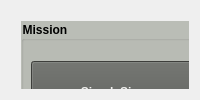
          <widget class="QWidget" name="tab_status">
           <attribute name="title">
            <string>基本</string>
           </attribute>
           <layout class="QVBoxLayout" name="verticalLayout_13">
            <item>
             <widget class="QWidget" name="widget" native="true">
              <property name="styleSheet">
               <string notr="true"/>
              </property>
              <widget class="QGroupBox" name="groupBox_4">
               <property name="geometry">
                <rect>
                 <x>10</x>
                 <y>10</y>
                 <width>181</width>
                 <height>761</height>
                </rect>
               </property>
               <property name="font">
                <font>
                 <weight>75</weight>
                 <bold>true</bold>
                </font>
               </property>
               <property name="styleSheet">
                <string notr="true">background-color: rgb(186, 189, 182);


</string>
               </property>
               <property name="title">
                <string>Mission</string>
               </property>
               <widget class="QPushButton" name="button_simplesim">
                <property name="geometry">
                 <rect>
                  <x>10</x>
                  <y>40</y>
                  <width>161</width>
                  <height>61</height>
                 </rect>
                </property>
                <property name="font">
                 <font>
                  <weight>75</weight>
                  <bold>true</bold>
                 </font>
                </property>
                <property name="contextMenuPolicy">
                 <enum>Qt::NoContextMenu</enum>
                </property>
                <property name="styleSheet">
                 <string notr="true">background-color: rgb(85, 87, 83);
color: rgb(238, 238, 236);</string>
                </property>
                <property name="text">
                 <string>SimpleSim</string>
                </property>
               </widget>
               <widget class="QPushButton" name="button_gazebo">
                <property name="geometry">
                 <rect>
                  <x>10</x>
                  <y>110</y>
                  <width>161</width>
                  <height>61</height>
                 </rect>
                </property>
                <property name="font">
                 <font>
                  <weight>75</weight>
                  <bold>true</bold>
                 </font>
                </property>
                <property name="styleSheet">
                 <string notr="true">background-color: rgb(85, 87, 83);
color: rgb(238, 238, 236);</string>
                </property>
                <property name="text">
                 <string>Gazebo</string>
                </property>
               </widget>
               <widget class="QPushButton" name="button_simulation">
                <property name="geometry">
                 <rect>
                  <x>10</x>
                  <y>180</y>
                  <width>161</width>
                  <height>61</height>
                 </rect>
                </property>
                <property name="font">
                 <font>
                  <weight>75</weight>
                  <bold>true</bold>
                 </font>
                </property>
                <property name="styleSheet">
                 <string notr="true">background-color: rgb(85, 87, 83);
color: rgb(238, 238, 236);</string>
                </property>
                <property name="text">
                 <string>Simulation</string>
                </property>
               </widget>
               <widget class="QPushButton" name="button_teleop">
                <property name="geometry">
                 <rect>
                  <x>10</x>
                  <y>250</y>
                  <width>161</width>
                  <height>61</height>
                 </rect>
                </property>
                <property name="font">
                 <font>
                  <weight>75</weight>
                  <bold>true</bold>
                 </font>
                </property>
                <property name="styleSheet">
                 <string notr="true">background-color: rgb(85, 87, 83);
color: rgb(238, 238, 236);</string>
                </property>
                <property name="text">
                 <string>Teleop</string>
                </property>
               </widget>
               <widget class="QPushButton" name="button_rviz">
                <property name="geometry">
                 <rect>
                  <x>10</x>
                  <y>320</y>
                  <width>161</width>
                  <height>61</height>
                 </rect>
                </property>
                <property name="font">
                 <font>
                  <weight>75</weight>
                  <bold>true</bold>
                 </font>
                </property>
                <property name="styleSheet">
                 <string notr="true">background-color: rgb(85, 87, 83);
color: rgb(238, 238, 236);</string>
                </property>
                <property name="text">
                 <string>RVIZ</string>
                </property>
               </widget>
               <widget class="QGroupBox" name="groupBox_6">
                <property name="geometry">
                 <rect>
                  <x>10</x>
                  <y>390</y>
                  <width>161</width>
                  <height>201</height>
                 </rect>
                </property>
                <property name="font">
                 <font>
                  <weight>75</weight>
                  <bold>true</bold>
                 </font>
                </property>
                <property name="title">
                 <string>SLAM</string>
                </property>
                <widget class="QPushButton" name="button_gmap">
                 <property name="geometry">
                  <rect>
                   <x>0</x>
                   <y>20</y>
                   <width>81</width>
                   <height>61</height>
                  </rect>
                 </property>
                 <property name="font">
                  <font>
                   <pointsize>10</pointsize>
                   <weight>75</weight>
                   <bold>true</bold>
                  </font>
                 </property>
                 <property name="styleSheet">
                  <string notr="true">background-color: rgb(85, 87, 83);
color: rgb(238, 238, 236);</string>
                 </property>
                 <property name="text">
                  <string>GMapping</string>
                 </property>
                </widget>
                <widget class="QPushButton" name="button_cartographer">
                 <property name="geometry">
                  <rect>
                   <x>80</x>
                   <y>20</y>
                   <width>81</width>
                   <height>61</height>
                  </rect>
                 </property>
                 <property name="font">
                  <font>
                   <pointsize>10</pointsize>
                   <weight>75</weight>
                   <bold>true</bold>
                  </font>
                 </property>
                 <property name="styleSheet">
                  <string notr="true">background-color: rgb(85, 87, 83);
color: rgb(238, 238, 236);</string>
                 </property>
                 <property name="text">
                  <string>Catographer</string>
                 </property>
                </widget>
                <widget class="QPushButton" name="button_hector">
                 <property name="geometry">
                  <rect>
                   <x>0</x>
                   <y>80</y>
                   <width>81</width>
                   <height>61</height>
                  </rect>
                 </property>
                 <property name="font">
                  <font>
                   <weight>75</weight>
                   <bold>true</bold>
                  </font>
                 </property>
                 <property name="styleSheet">
                  <string notr="true">background-color: rgb(85, 87, 83);
color: rgb(238, 238, 236);</string>
                 </property>
                 <property name="text">
                  <string>Hector</string>
                 </property>
                </widget>
                <widget class="QPushButton" name="button_karto">
                 <property name="geometry">
                  <rect>
                   <x>80</x>
                   <y>80</y>
                   <width>81</width>
                   <height>61</height>
                  </rect>
                 </property>
                 <property name="font">
                  <font>
                   <weight>75</weight>
                   <bold>true</bold>
                  </font>
                 </property>
                 <property name="styleSheet">
                  <string notr="true">background-color: rgb(85, 87, 83);
color: rgb(238, 238, 236);</string>
                 </property>
                 <property name="text">
                  <string>Karto</string>
                 </property>
                </widget>
                <widget class="QPushButton" name="button_savemap">
                 <property name="geometry">
                  <rect>
                   <x>80</x>
                   <y>140</y>
                   <width>81</width>
                   <height>61</height>
                  </rect>
                 </property>
                 <property name="font">
                  <font>
                   <pointsize>10</pointsize>
                   <weight>75</weight>
                   <bold>true</bold>
                  </font>
                 </property>
                 <property name="styleSheet">
                  <string notr="true">background-color: rgb(85, 87, 83);
color: rgb(238, 238, 236);</string>
                 </property>
                 <property name="text">
                  <string>SAVE_MAP</string>
                 </property>
                </widget>
                <widget class="QPushButton" name="button_frontier">
                 <property name="geometry">
                  <rect>
                   <x>0</x>
                   <y>140</y>
                   <width>81</width>
                   <height>61</height>
                  </rect>
                 </property>
                 <property name="font">
                  <font>
                   <pointsize>11</pointsize>
                   <weight>75</weight>
                   <bold>true</bold>
                  </font>
                 </property>
                 <property name="styleSheet">
                  <string notr="true">background-color: rgb(85, 87, 83);
color: rgb(238, 238, 236);</string>
                 </property>
                 <property name="text">
                  <string>Frontier</string>
                 </property>
                </widget>
               </widget>
              </widget>
              <widget class="QGroupBox" name="groupBox_2">
               <property name="geometry">
                <rect>
                 <x>230</x>
                 <y>10</y>
                 <width>181</width>
                 <height>261</height>
                </rect>
               </property>
               <property name="font">
                <font>
                 <weight>75</weight>
                 <bold>true</bold>
                </font>
               </property>
               <property name="styleSheet">
                <string notr="true">background-color: rgb(186, 189, 182);</string>
               </property>
               <property name="title">
                <string>Pose</string>
               </property>
               <widget class="QLCDNumber" name="lcdNumber_pose_x">
                <property name="geometry">
                 <rect>
                  <x>80</x>
                  <y>40</y>
                  <width>81</width>
                  <height>41</height>
                 </rect>
                </property>
                <property name="styleSheet">
                 <string notr="true">border:1px solid rgb(0, 0, 0);
color: rgb(238, 238, 236);
background-color: rgb(85, 87, 83);</string>
                </property>
               </widget>
               <widget class="QLCDNumber" name="lcdNumber_pose_y">
                <property name="geometry">
                 <rect>
                  <x>80</x>
                  <y>120</y>
                  <width>81</width>
                  <height>41</height>
                 </rect>
                </property>
                <property name="styleSheet">
                 <string notr="true">border:1px solid rgb(0, 0, 0);
color: rgb(238, 238, 236);
background-color: rgb(85, 87, 83);</string>
                </property>
               </widget>
               <widget class="QLCDNumber" name="lcdNumber_pose_z">
                <property name="geometry">
                 <rect>
                  <x>80</x>
                  <y>200</y>
                  <width>81</width>
                  <height>41</height>
                 </rect>
                </property>
                <property name="styleSheet">
                 <string notr="true">border:1px solid rgb(0, 0, 0);
color: rgb(238, 238, 236);
background-color: rgb(85, 87, 83);</string>
                </property>
               </widget>
               <widget class="QLabel" name="pose_x">
                <property name="geometry">
                 <rect>
                  <x>10</x>
                  <y>40</y>
                  <width>67</width>
                  <height>41</height>
                 </rect>
                </property>
                <property name="font">
                 <font>
                  <pointsize>17</pointsize>
                  <weight>75</weight>
                  <bold>true</bold>
                 </font>
                </property>
                <property name="styleSheet">
                 <string notr="true">background-color: rgb(85, 87, 83);
color: rgb(238, 238, 236);</string>
                </property>
                <property name="text">
                 <string>     X</string>
                </property>
               </widget>
               <widget class="QLabel" name="pose_y">
                <property name="geometry">
                 <rect>
                  <x>10</x>
                  <y>120</y>
                  <width>67</width>
                  <height>41</height>
                 </rect>
                </property>
                <property name="font">
                 <font>
                  <pointsize>17</pointsize>
                  <weight>75</weight>
                  <bold>true</bold>
                 </font>
                </property>
                <property name="styleSheet">
                 <string notr="true">background-color: rgb(85, 87, 83);
color: rgb(238, 238, 236);</string>
                </property>
                <property name="text">
                 <string>     Y</string>
                </property>
               </widget>
               <widget class="QLabel" name="pose_z">
                <property name="geometry">
                 <rect>
                  <x>10</x>
                  <y>200</y>
                  <width>67</width>
                  <height>41</height>
                 </rect>
                </property>
                <property name="font">
                 <font>
                  <pointsize>17</pointsize>
                  <weight>75</weight>
                  <bold>true</bold>
                 </font>
                </property>
                <property name="styleSheet">
                 <string notr="true">background-color: rgb(85, 87, 83);
color: rgb(238, 238, 236);</string>
                </property>
                <property name="text">
                 <string>     Z</string>
                </property>
               </widget>
              </widget>
              <widget class="QGroupBox" name="groupBox_5">
               <property name="geometry">
                <rect>
                 <x>450</x>
                 <y>10</y>
                 <width>181</width>
                 <height>261</height>
                </rect>
               </property>
               <property name="font">
                <font>
                 <weight>75</weight>
                 <bold>true</bold>
                </font>
               </property>
               <property name="styleSheet">
                <string notr="true">background-color: rgb(186, 189, 182);</string>
               </property>
               <property name="title">
                <string>Twist</string>
               </property>
               <widget class="QLCDNumber" name="lcdNumber_twist_x">
                <property name="geometry">
                 <rect>
                  <x>80</x>
                  <y>40</y>
                  <width>81</width>
                  <height>41</height>
                 </rect>
                </property>
                <property name="styleSheet">
                 <string notr="true">border:1px solid rgb(0, 0, 0);
color: rgb(238, 238, 236);
background-color: rgb(85, 87, 83);</string>
                </property>
               </widget>
               <widget class="QLCDNumber" name="lcdNumber_twist_y">
                <property name="geometry">
                 <rect>
                  <x>80</x>
                  <y>120</y>
                  <width>81</width>
                  <height>41</height>
                 </rect>
                </property>
                <property name="styleSheet">
                 <string notr="true">border:1px solid rgb(0, 0, 0);
color: rgb(238, 238, 236);
background-color: rgb(85, 87, 83);</string>
                </property>
               </widget>
               <widget class="QLCDNumber" name="lcdNumber_twist_z">
                <property name="geometry">
                 <rect>
                  <x>80</x>
                  <y>200</y>
                  <width>81</width>
                  <height>41</height>
                 </rect>
                </property>
                <property name="styleSheet">
                 <string notr="true">border:1px solid rgb(0, 0, 0);
color: rgb(238, 238, 236);
background-color: rgb(85, 87, 83);</string>
                </property>
               </widget>
               <widget class="QLabel" name="twist_x">
                <property name="geometry">
                 <rect>
                  <x>10</x>
                  <y>40</y>
                  <width>67</width>
                  <height>41</height>
                 </rect>
                </property>
                <property name="font">
                 <font>
                  <pointsize>17</pointsize>
                  <weight>75</weight>
                  <bold>true</bold>
                 </font>
                </property>
                <property name="styleSheet">
                 <string notr="true">background-color: rgb(85, 87, 83);
color: rgb(238, 238, 236);</string>
                </property>
                <property name="text">
                 <string>     X</string>
                </property>
               </widget>
               <widget class="QLabel" name="twist_y">
                <property name="geometry">
                 <rect>
                  <x>10</x>
                  <y>120</y>
                  <width>67</width>
                  <height>41</height>
                 </rect>
                </property>
                <property name="font">
                 <font>
                  <pointsize>17</pointsize>
                  <weight>75</weight>
                  <bold>true</bold>
                 </font>
                </property>
                <property name="styleSheet">
                 <string notr="true">background-color: rgb(85, 87, 83);
color: rgb(238, 238, 236);</string>
                </property>
                <property name="text">
                 <string>     Y</string>
                </property>
               </widget>
               <widget class="QLabel" name="twist_z">
                <property name="geometry">
                 <rect>
                  <x>10</x>
                  <y>200</y>
                  <width>67</width>
                  <height>41</height>
                 </rect>
                </property>
                <property name="font">
                 <font>
                  <pointsize>17</pointsize>
                  <weight>75</weight>
                  <bold>true</bold>
                 </font>
                </property>
                <property name="styleSheet">
                 <string notr="true">background-color: rgb(85, 87, 83);
color: rgb(238, 238, 236);</string>
                </property>
                <property name="text">
                 <string>     Z</string>
                </property>
               </widget>
              </widget>
              <widget class="QGroupBox" name="groupBox_7">
               <property name="geometry">
                <rect>
                 <x>239</x>
                 <y>339</y>
                 <width>391</width>
                 <height>431</height>
                </rect>
               </property>
               <property name="styleSheet">
                <string notr="true">background-color: rgb(186, 189, 182);</string>
               </property>
               <property name="title">
                <string>FOR EXPANDING</string>
               </property>
              </widget>
             </widget>
            </item>
           </layout>
          </widget>
